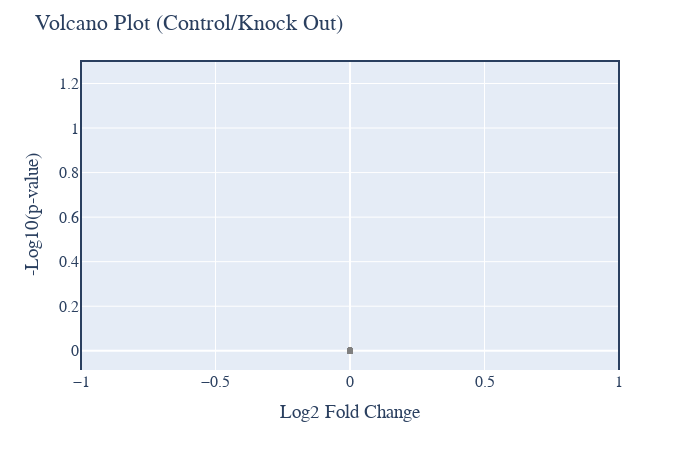

Notebook code for this chart:
### Code cell
# Abundance Volcano plot
plot_options={
            "compare groups": [0, 1],
            "title": "Volcano Plot",
            "X Title": "Log2 Fold Change",
            "Y Title": "-Log10(p-value)",
            "up color": "red",
            "down color": "blue",
            "all color": "gray",
            "width": 700,
            "height": 450,
            "font": dict(size=16, family="Arial black"),
            "ylimits": [],
            "xlimits": [],
            "help for information only": \
            "compare groups: list of two numbers default [0,1] means compare" \
            "the second group again the first group." \
            "xlimits: list or tuple of two numbers [0,10]." \
        }
figure, _, _ =volcano_plots(data_obj, plot_options, saved_settings)
figure.show()
#figure.write_image("images/test.svg")

### Figure 1 — Plotly figure (JSON) as saved in the notebook; plotly's stock layout.template omitted (floating-point values rounded to 4 significant figures; data arrays with more than 128 entries replaced by an {"elided": "..."} marker saying what was removed)
{"data": [{"hovertemplate": "<extra></extra>", "legendgroup": "", "marker": {"color": "#636efa", "symbol": "circle"}, "mode": "markers", "name": "", "orientation": "v", "showlegend": false, "type": "scatter", "xaxis": "x", "yaxis": "y"}, {"marker": {"color": "gray"}, "mode": "markers", "text": {"elided": "2939 str values"}, "type": "scatter", "x": {"elided": "2939 int values"}, "y": {"elided": "2939 int values"}}], "layout": {"font": {"family": "Arial black", "size": 16}, "height": 450, "legend": {"tracegroupgap": 0}, "margin": {"t": 60}, "shapes": [{"type": "line", "x0": 0, "x1": 1, "xref": "x domain", "y0": 1.301, "y1": 1.301, "yref": "y"}, {"type": "line", "x0": -1, "x1": -1, "xref": "x", "y0": 0, "y1": 1, "yref": "y domain"}, {"type": "line", "x0": 1, "x1": 1, "xref": "x", "y0": 0, "y1": 1, "yref": "y domain"}], "showlegend": false, "title": {"text": "Volcano Plot (Control/Knock Out)"}, "width": 700, "xaxis": {"anchor": "y", "domain": [0, 1], "title": {"text": "Log2 Fold Change"}}, "yaxis": {"anchor": "x", "domain": [0, 1], "title": {"text": "-Log10(p-value)"}}}}
